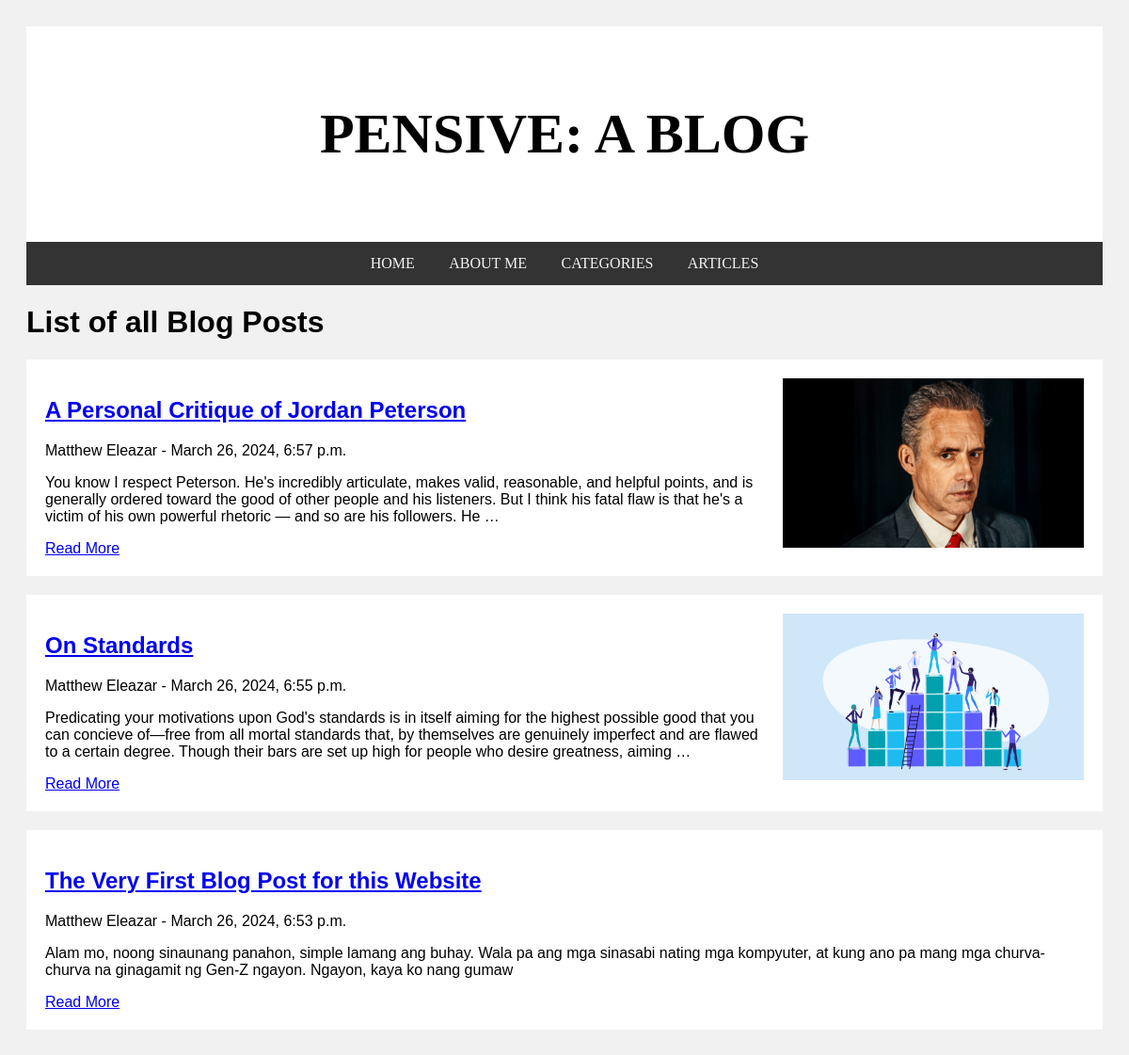
Screenshot of /blog/ with the database file from the repository.
### blog/models.py (models this page shows, shortened)
class Post(models.Model):
    title = models.CharField(max_length=200)
    content = models.TextField(max_length=10000)
    author_name = models.CharField(max_length=200)
    pub_date = models.DateTimeField('date published')
    image = models.ImageField(upload_to='posts_images/', null=True, blank=True)

### blog/views.py (the view)
# urls.py: path('blog/', views.BlogView.as_view(), name='blog'),  # display the list of blog posts at the /blog/ URL
class BlogView(ListView):
    template_name = 'blog/list_blogs.html'
    context_object_name = 'latest_blogs'
    def get_queryset(self):
        return Post.objects.order_by('-pub_date')[:]

### blog/templates/blog/list_blogs.html (shortened to what this page needs)
{% load static %}
<!DOCTYPE html>
<html>
    <head>
        <link rel="stylesheet" href="{% static 'blog/styles.css' %}">
    </head>
    <body>
        <div class="header">
            <h2>PENSIVE: A BLOG</h2>
        </div>
        <div class="navbar">
            <a href="/">HOME</a>
            <a href="/about/">ABOUT ME</a>
            <a href="/categories/">CATEGORIES</a>
            <a href="/blog/">ARTICLES</a>
        </div>
        <h1>List of all Blog Posts</h1>
        {% if latest_blogs %}
            {% for post in latest_blogs %}
                <div class="card">
                    {% if post.image %}
                        <img src="{{ post.image.url }}" alt="{{ post.title }}" style="float: right; margin-left: 20px; width: 320px; height: auto;">
                    {% endif %}
                    <h2><a href="/blog/{{post.id}}">{{ post.title }}</a></h2>
                    <p class="author-date">{{ post.author_name }} - {{ post.pub_date }}</p>
                    <p class="preview">{{ post.content|truncatewords:50 }}</p>
                    <a href="/blog/{{post.id}}" class="read-more-btn">Read More</a>
                </div>
            {% endfor %}
        {% else %}
            <p>No blogs written.</p>
        {% endif %}
    </body>
</html>

### blog/static/blog/styles.css (style rules this page uses)
* { box-sizing: border-box; }
body { font-family: "Source Sans Pro", Helvetica, sans-serif; padding: 20px; background: #f1f1f1; }
.header { padding: 30px; font-size: 40px; text-align: center; background: white; font-family: 'Garamond', Times, serif; }
.navbar { overflow: hidden; background-color: #333; text-align: center; }
.navbar a { display: inline-block; color: #f2f2f2; text-align: center; padding: 14px 16px; text-decoration: none; font-family: 'Garamond', serif; }
.card { background-color: white; padding: 20px; margin-top: 20px; }

### rows the page displays
Post: image (picture), title "A Personal Critique of Jordan Peterson", author_name "Matthew Eleazar", pub_date "March 26, 2024, 6:57 p.m.", content "You know I respect Peterson. He's incredibly articulate, makes valid, reasonable, and helpful points, and is generally ordered toward the good of other people and his listeners. But I think his fatal flaw is that he's a victim of his own powerful rhetoric — and so are his followers. He …"
Post: image (picture), title "On Standards", author_name "Matthew Eleazar", pub_date "March 26, 2024, 6:55 p.m.", content "Predicating your motivations upon God's standards is in itself aiming for the highest possible good that you can concieve of—free from all mortal standards that, by themselves are genuinely imperfect and are flawed to a certain degree. Though their bars are set up high for people who desire greatness, aiming …"
Post: title "The Very First Blog Post for this Website", author_name "Matthew Eleazar", pub_date "March 26, 2024, 6:53 p.m.", content "Alam mo, noong sinaunang panahon, simple lamang ang buhay. Wala pa ang mga sinasabi nating mga kompyuter, at kung ano pa mang mga churva-churva na ginagamit ng Gen-Z ngayon. Ngayon, kaya ko nang gumaw"
